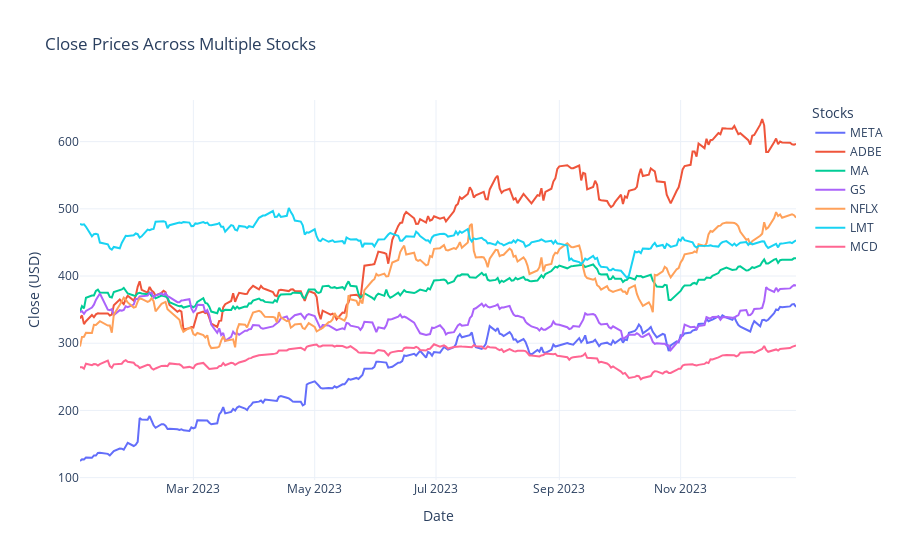

Notebook code for this chart:
### Code cell
fig = plot_interactive_metric_across_stocks(stock_data, 'Close')

### Figure 1 — Plotly figure (JSON) as saved in the notebook; plotly's stock layout.template omitted (floating-point values rounded to 4 significant figures; data arrays with more than 128 entries replaced by an {"elided": "..."} marker saying what was removed)
{"data": [{"mode": "lines", "name": "META", "type": "scatter", "x": {"elided": "250 str values"}, "y": {"elided": "250 float values"}}, {"mode": "lines", "name": "ADBE", "type": "scatter", "x": {"elided": "250 str values"}, "y": {"elided": "250 float values"}}, {"mode": "lines", "name": "MA", "type": "scatter", "x": {"elided": "250 str values"}, "y": {"elided": "250 float values"}}, {"mode": "lines", "name": "GS", "type": "scatter", "x": {"elided": "250 str values"}, "y": {"elided": "250 float values"}}, {"mode": "lines", "name": "NFLX", "type": "scatter", "x": {"elided": "250 str values"}, "y": {"elided": "250 float values"}}, {"mode": "lines", "name": "LMT", "type": "scatter", "x": {"elided": "250 str values"}, "y": {"elided": "250 float values"}}, {"mode": "lines", "name": "MCD", "type": "scatter", "x": {"elided": "250 str values"}, "y": {"elided": "250 float values"}}], "layout": {"legend": {"title": {"text": "Stocks"}}, "title": {"text": "Close Prices Across Multiple Stocks"}, "xaxis": {"showgrid": true, "title": {"text": "Date"}}, "yaxis": {"showgrid": true, "title": {"text": "Close (USD)"}}}}
